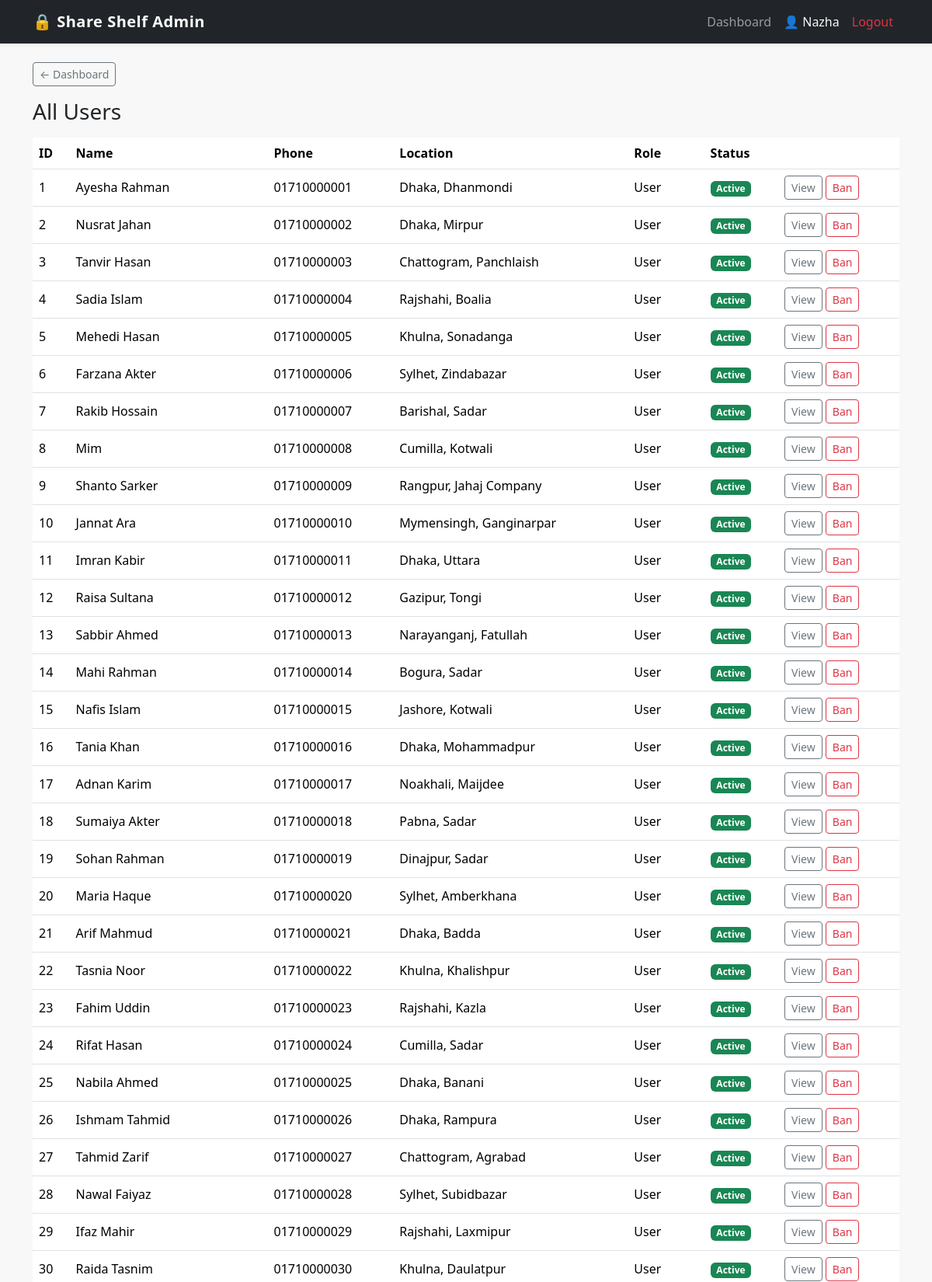
Page /share_shelf/admin_users.php (signed in, upper part) on the committed database.
### tables this page shows
CREATE TABLE `user` (
  `User_ID` int(11) NOT NULL AUTO_INCREMENT,
  `First_Name` varchar(50) NOT NULL,
  `Last_Name` varchar(50) DEFAULT NULL,
  `Email` varchar(255) DEFAULT NULL,
  `Phone` varchar(15) NOT NULL,
  `Password` varchar(50) NOT NULL,
  `District` varchar(50) NOT NULL,
  `Area` varchar(50) NOT NULL,
  `Street` varchar(50) NOT NULL,
  `Is_Banned` tinyint(1) NOT NULL DEFAULT 0,
  `Is_Deleted` tinyint(1) NOT NULL DEFAULT 0,
  PRIMARY KEY (`User_ID`),
  UNIQUE KEY `uq_user_phone` (`Phone`),
  UNIQUE KEY `uq_user_email` (`Email`)
);

### share_shelf/admin_users.php (the view, shortened to what this page needs)
<?php
require "config/db.php";
$users = mysqli_query($conn, "
    SELECT u.*, (a.Admin_ID IS NOT NULL) AS is_admin
    FROM user u LEFT JOIN admin a ON a.Admin_ID = u.User_ID
    ORDER BY u.User_ID
");
include "includes/header.php";
?>
<a href="admin.php" class="btn btn-sm btn-outline-secondary mb-3">&larr; Dashboard</a>
<h3 class="mb-3">All Users</h3>
<div class="table-responsive">
<table class="table bg-white shadow-sm align-middle">
  <thead><tr><th>ID</th><th>Name</th><th>Phone</th><th>Location</th><th>Role</th><th>Status</th><th></th></tr></thead>
  <tbody>
    <?php while ($u = mysqli_fetch_assoc($users)): ?>
      <tr>
        <td><?= $u['User_ID'] ?></td>
        <td><?= htmlspecialchars($u['First_Name'] . ' ' . $u['Last_Name']) ?></td>
        <td><?= htmlspecialchars($u['Phone']) ?></td>
        <td><?= htmlspecialchars($u['District'] . ', ' . $u['Area']) ?></td>
        <td><?= $u['is_admin'] ? '<span class="badge bg-dark">Admin</span>' : 'User' ?></td>
        <td><?= $u['Is_Banned'] ? '<span class="badge bg-danger">Banned</span>' : '<span class="badge bg-success">Active</span>' ?></td>
        <td>
          <a href="admin_users.php?view=<?= $u['User_ID'] ?>" class="btn btn-sm btn-outline-secondary">View</a>
          <?php if (!$u['is_admin']): ?>
            <?php if ($u['Is_Banned']): ?>
              <a href="admin_users.php?unban=<?= $u['User_ID'] ?>" class="btn btn-sm btn-outline-success">Unban</a>
            <?php else: ?>
              <a href="admin_users.php?ban=<?= $u['User_ID'] ?>" class="btn btn-sm btn-outline-danger" onclick="return confirm('Ban this user? Their listings will be removed.')">Ban</a>
            <?php endif; ?>
          <?php endif; ?>
        </td>
      </tr>
    <?php endwhile; ?>
  </tbody>
</table>
</div>
<?php include "includes/footer.php"; ?>

### share_shelf/css/style.css (style rules this page uses)
body { background-color: #f7f8f7; }

### rows in the picture
user: User_ID "1", First_Name+Last_Name "Ayesha Rahman", Phone "01710000001", District+Area "Dhaka, Dhanmondi", Is_Banned "Active"
user: User_ID "2", First_Name+Last_Name "Nusrat Jahan", Phone "01710000002", District+Area "Dhaka, Mirpur", Is_Banned "Active"
user: User_ID "3", First_Name+Last_Name "Tanvir Hasan", Phone "01710000003", District+Area "Chattogram, Panchlaish", Is_Banned "Active"
user: User_ID "4", First_Name+Last_Name "Sadia Islam", Phone "01710000004", District+Area "Rajshahi, Boalia", Is_Banned "Active"
user: User_ID "5", First_Name+Last_Name "Mehedi Hasan", Phone "01710000005", District+Area "Khulna, Sonadanga", Is_Banned "Active"
user: User_ID "6", First_Name+Last_Name "Farzana Akter", Phone "01710000006", District+Area "Sylhet, Zindabazar", Is_Banned "Active"
user: User_ID "7", First_Name+Last_Name "Rakib Hossain", Phone "01710000007", District+Area "Barishal, Sadar", Is_Banned "Active"
user: User_ID "8", First_Name+Last_Name "Mim", Phone "01710000008", District+Area "Cumilla, Kotwali", Is_Banned "Active"
user: User_ID "9", First_Name+Last_Name "Shanto Sarker", Phone "01710000009", District+Area "Rangpur, Jahaj Company", Is_Banned "Active"
user: User_ID "10", First_Name+Last_Name "Jannat Ara", Phone "01710000010", District+Area "Mymensingh, Ganginarpar", Is_Banned "Active"
user: User_ID "11", First_Name+Last_Name "Imran Kabir", Phone "01710000011", District+Area "Dhaka, Uttara", Is_Banned "Active"
user: User_ID "12", First_Name+Last_Name "Raisa Sultana", Phone "01710000012", District+Area "Gazipur, Tongi", Is_Banned "Active"
user: User_ID "13", First_Name+Last_Name "Sabbir Ahmed", Phone "01710000013", District+Area "Narayanganj, Fatullah", Is_Banned "Active"
user: User_ID "14", First_Name+Last_Name "Mahi Rahman", Phone "01710000014", District+Area "Bogura, Sadar", Is_Banned "Active"
user: User_ID "15", First_Name+Last_Name "Nafis Islam", Phone "01710000015", District+Area "Jashore, Kotwali", Is_Banned "Active"
user: User_ID "16", First_Name+Last_Name "Tania Khan", Phone "01710000016", District+Area "Dhaka, Mohammadpur", Is_Banned "Active"
user: User_ID "17", First_Name+Last_Name "Adnan Karim", Phone "01710000017", District+Area "Noakhali, Maijdee", Is_Banned "Active"
user: User_ID "18", First_Name+Last_Name "Sumaiya Akter", Phone "01710000018", District+Area "Pabna, Sadar", Is_Banned "Active"
user: User_ID "19", First_Name+Last_Name "Sohan Rahman", Phone "01710000019", District+Area "Dinajpur, Sadar", Is_Banned "Active"
user: User_ID "20", First_Name+Last_Name "Maria Haque", Phone "01710000020", District+Area "Sylhet, Amberkhana", Is_Banned "Active"
user: User_ID "21", First_Name+Last_Name "Arif Mahmud", Phone "01710000021", District+Area "Dhaka, Badda", Is_Banned "Active"
user: User_ID "22", First_Name+Last_Name "Tasnia Noor", Phone "01710000022", District+Area "Khulna, Khalishpur", Is_Banned "Active"
user: User_ID "23", First_Name+Last_Name "Fahim Uddin", Phone "01710000023", District+Area "Rajshahi, Kazla", Is_Banned "Active"
user: User_ID "24", First_Name+Last_Name "Rifat Hasan", Phone "01710000024", District+Area "Cumilla, Sadar", Is_Banned "Active"
user: User_ID "25", First_Name+Last_Name "Nabila Ahmed", Phone "01710000025", District+Area "Dhaka, Banani", Is_Banned "Active"
user: User_ID "26", First_Name+Last_Name "Ishmam Tahmid", Phone "01710000026", District+Area "Dhaka, Rampura", Is_Banned "Active"
user: User_ID "27", First_Name+Last_Name "Tahmid Zarif", Phone "01710000027", District+Area "Chattogram, Agrabad", Is_Banned "Active"
user: User_ID "28", First_Name+Last_Name "Nawal Faiyaz", Phone "01710000028", District+Area "Sylhet, Subidbazar", Is_Banned "Active"
user: User_ID "29", First_Name+Last_Name "Ifaz Mahir", Phone "01710000029", District+Area "Rajshahi, Laxmipur", Is_Banned "Active"
user: User_ID "30", First_Name+Last_Name "Raida Tasnim", Phone "01710000030", District+Area "Khulna, Daulatpur", Is_Banned "Active"

### other values in the picture
$_SESSION['admin_name'] "Nazha"
